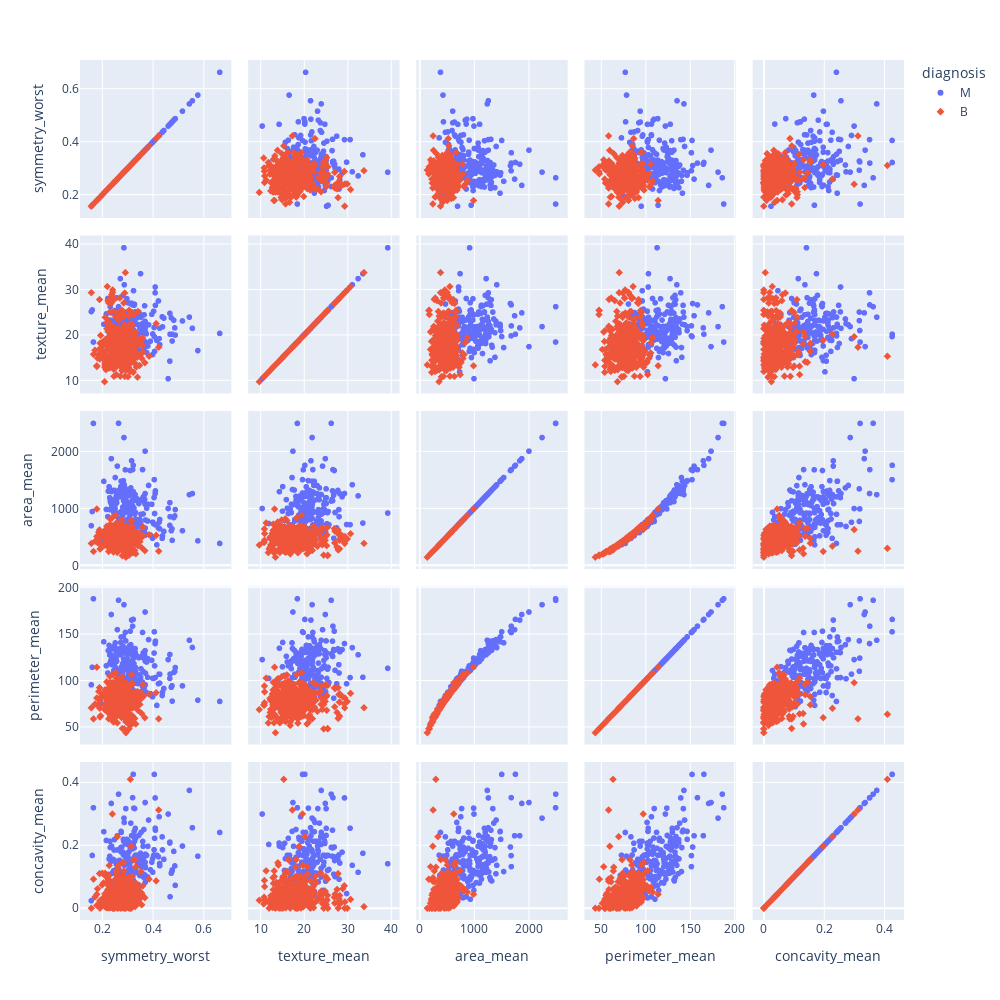

Notebook cell for this chart:
### Code cell
px.scatter_matrix(df,
                  dimensions=['symmetry_worst','texture_mean','area_mean','perimeter_mean','concavity_mean'],
                 color='diagnosis',
                 symbol='diagnosis',
                 width=1000,
                 height=1000)

### Figure 1 — Plotly figure (JSON) as saved in the notebook; plotly's stock layout.template omitted (floating-point values rounded to 4 significant figures; data arrays with more than 128 entries replaced by an {"elided": "..."} marker saying what was removed)
{"data": [{"dimensions": [{"axis": {"matches": true}, "label": "symmetry_worst", "values": {"elided": "212 float values"}}, {"axis": {"matches": true}, "label": "texture_mean", "values": {"elided": "212 float values"}}, {"axis": {"matches": true}, "label": "area_mean", "values": {"elided": "212 float values"}}, {"axis": {"matches": true}, "label": "perimeter_mean", "values": {"elided": "212 float values"}}, {"axis": {"matches": true}, "label": "concavity_mean", "values": {"elided": "212 float values"}}], "hovertemplate": "diagnosis=M<br>%{xaxis.title.text}=%{x}<br>%{yaxis.title.text}=%{y}<extra></extra>", "legendgroup": "M", "marker": {"color": "#636efa", "symbol": "circle"}, "name": "M", "showlegend": true, "type": "splom"}, {"dimensions": [{"axis": {"matches": true}, "label": "symmetry_worst", "values": {"elided": "357 float values"}}, {"axis": {"matches": true}, "label": "texture_mean", "values": {"elided": "357 float values"}}, {"axis": {"matches": true}, "label": "area_mean", "values": {"elided": "357 float values"}}, {"axis": {"matches": true}, "label": "perimeter_mean", "values": {"elided": "357 float values"}}, {"axis": {"matches": true}, "label": "concavity_mean", "values": {"elided": "357 float values"}}], "hovertemplate": "diagnosis=B<br>%{xaxis.title.text}=%{x}<br>%{yaxis.title.text}=%{y}<extra></extra>", "legendgroup": "B", "marker": {"color": "#EF553B", "symbol": "diamond"}, "name": "B", "showlegend": true, "type": "splom"}], "layout": {"dragmode": "select", "height": 1000, "legend": {"title": {"text": "diagnosis"}, "tracegroupgap": 0}, "margin": {"t": 60}, "width": 1000}}
